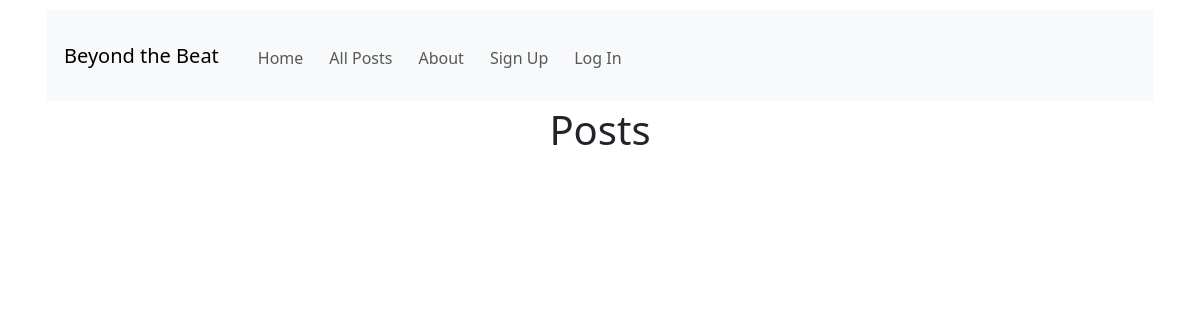
The app's page /posts/, older data.
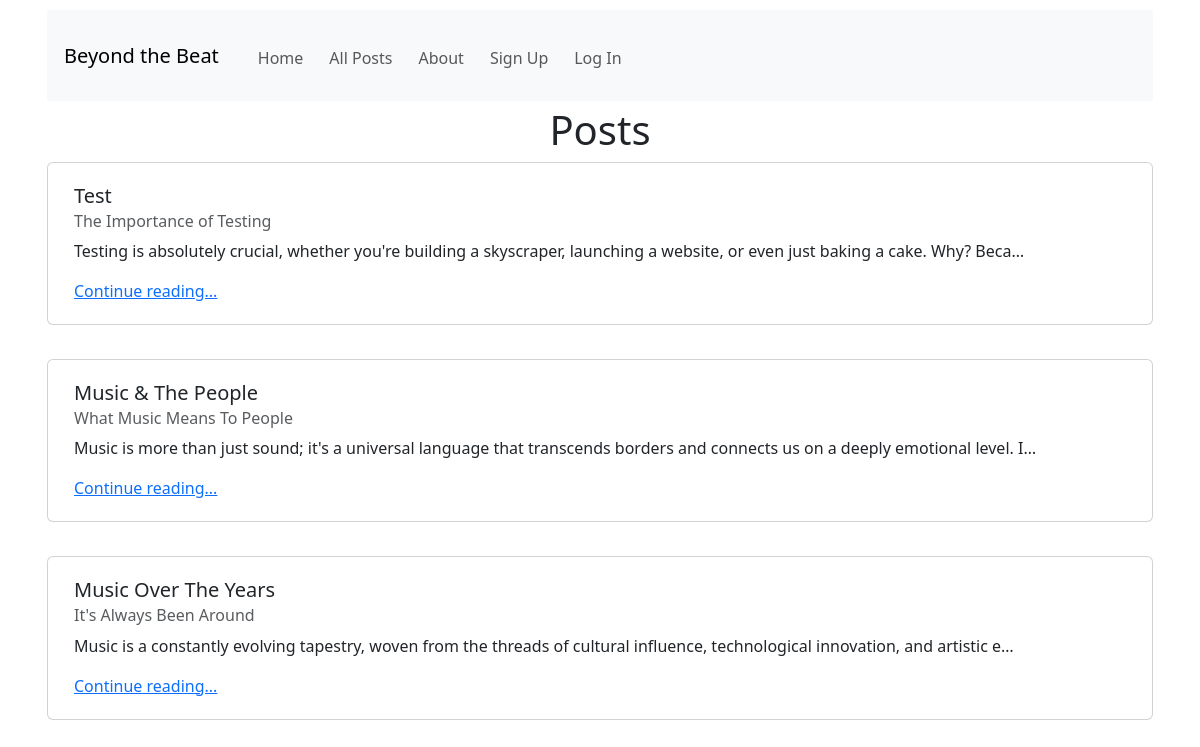
The same page, newer data.
### posts/models.py (models this page shows, shortened)
class Post(models.Model):
    title = models.CharField(max_length=128)
    subtitle = models.CharField(max_length=256)
    body = models.TextField()
    author = models.ForeignKey(
        get_user_model(),
        on_delete=models.CASCADE
    )
    status = models.ForeignKey(
        Status,
        on_delete=models.CASCADE
    )
    created_on = models.DateTimeField(auto_now_add=True)

### posts/views.py (the view)
# urls.py: path("", views.PostListView.as_view(), name="list"),
class PostListView(ListView):
    template_name = "posts/list.html"
    model = Post
    def get_context_data(self, **kwargs):
        context = super().get_context_data(**kwargs)
        pub_status = Status.objects.get(name="published")
        context["post_list"] = (
            Post.objects
            .filter(status=pub_status)
            .order_by("-created_on").reverse()
        )
        return context

### templates/posts/list.html (shortened to what this page needs)
{% extends "base.html" %}
{% block content %}
<h1>Posts</h1>
{% for post in post_list %}
<div class="card">
  <div class="card-body">
    <h5 class="card-title">{{ post.title }}</h5>
    <h6 class="card-subtitle mb-2 text-body-secondary">{{ post.subtitle }}</h6>
    <p class="card-text">{{ post.body|truncatechars:128 }}</p>
    <a href="{% url "detail" post.id %}" class="card-link">Continue reading...</a>
  </div>
</div>
<br />
{% endfor %}
{% endblock content %}

### templates/base.html (shortened to what this page needs)
{% load static %}
<!doctype html>
<html lang="en">
<head>
    <link href="https://cdn.jsdelivr.net/npm/bootstrap@5.3.3/dist/css/bootstrap.min.css"
      rel="stylesheet"
>
    <link rel="stylesheet" href="{% static 'css/base.css' %}">
</head>
<body>
    <div class="container">
        <nav class="navbar navbar-expand-lg bg-body-tertiary">
          <div class="container-fluid">
            <a class="navbar-brand" href="{% url "home" %}">Beyond the Beat</a>
            <div class="collapse navbar-collapse" id="navbarNavAltMarkup">
              <div class="navbar-nav">
                <a class="nav-link" href="{% url "home" %}">Home</a>
                <a class="nav-link" href="{% url "list" %}">All Posts</a>
                <a class="nav-link" href="{% url "about" %}">About</a>
                {% if user.is_authenticated %}
                <a class="nav-link" href="{% url "new" %}">New Post</a>
                <div class="nav-item dropdown d-flex">
                      <a class="nav-link dropdown-toggle" href="#" role="button" data-bs-toggle="dropdown" aria-expanded="false">
                          {{ user }}
                      </a>
                      <ul class="dropdown-menu">
                        <li><a class="dropdown-item" href="{% url "drafts" %}">Drafts</a></li>
                        <li><a class="dropdown-item" href="{% url "archived" %}">Archived</a></li>
                        <li><a class="dropdown-item" href="{% url "changepass" %}">Change Password</a></li>
                        <li>
                            <form method="POST" action="{% url "logout" %}">
                                {% csrf_token %}
                                <input type="submit" class="nav-link" value="Log Out">
                            </form>
                        </li>
                      </ul>
                </div>
                {% else %}
                <a class="nav-link" href="{% url "signup" %}">Sign Up</a>
                <a class="nav-link" href="{% url "login" %}">Log In</a>
                {% endif %}
              </div>
            </div>
          </div>
        </nav>
    {% block content %}{% endblock content %}
    </div>
</body>
</html>

### static/css/base.css (style rules this page uses)
* { margin: 5px; padding: 0; }
h1 { text-align: center; }

Row changes from the older to the newer data that the page shows:
added Post: title "Test", subtitle "The Importance of Testing", body "Testing is absolutely crucial, whether you're building a skyscraper, launching a website, or even just baking a cake. Why? Beca…"
added Post: title "Music & The People", subtitle "What Music Means To People", body "Music is more than just sound; it's a universal language that transcends borders and connects us on a deeply emotional level. I…"
added Post: title "Music Over The Years", subtitle "It's Always Been Around", body "Music is a constantly evolving tapestry, woven from the threads of cultural influence, technological innovation, and artistic e…"
